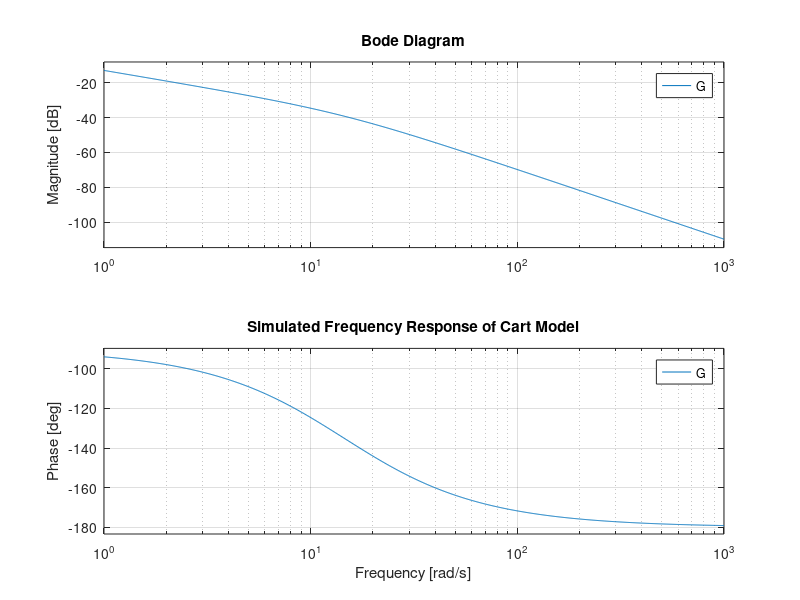

The MATLAB script that drew this image:
%Part 1
%Create Plant model
p = 1;
a1 = 0.3072;
a2 = 4.4516;
q = [a1 a2 0];
G = tf(p,q); %open loop plant model from lab 2
%Create frequency space
d1 = -3;
d2 = 3;
W = 10^d1;
for idx = d1:d2
W = [W (2:10)*10^idx];
end
%Plant Bode Plot
[G_mag, G_phase] = bode(G,W);
bode(G)
grid on
title('Simulated Frequency Response of Cart Model')
%Design Parameter settings
phi = 80; %phase margin (deg)
ws = 0.1; %sensitivity threshold freq (rad/sec)
sigma = 0.01; %sensitivity
wco = 8; %crossover freq (rad/sec)
%Design PID controller
i = find(W==wco); %find index in W vector
G_magnitude = G_mag(i);
disp(G_magnitude)
G_phi = G_phase(i); %phase of plant at wco
theta = -180 + phi - G_phi;
disp(theta)
tau_h = tan(theta*pi/180)/wco;
%disp(tau_h)
K_mag_wco = 1/G_mag(i); %Controller magnitude at wco
k = K_mag_wco/(sqrt((tau_h*wco)^2+1)); %lead gain
%figure;
%Lead_G = tf([k*tau_h k],q); %lead controller convolved with
%plant G
%bode(Lead_G,W)
%grid on
G_mag_ws = G_mag(find(W==ws)); %plant magnitude at ws
K_mag_ws = 1/(sigma*G_mag_ws); %controller mag at ws
tau_l = k/(ws*sqrt(K_mag_ws^2-k^2));
%test = 1/(k*sigma*G_mag(28));
%disp(test)
%Final PID gains
Kd = k*tau_h;
disp(Kd)
Kp = k*(1+tau_h/tau_l);
disp(Kp)
Ki = k/tau_l;
disp(Ki)
%Step and Frequency response plots
%figure
PID_G = tf([Kd Kp Ki],[q 0]);
%bode(PID_G,W)
%title('Frquency Response of L = KG')
%figure
%step(PID_G)
%grid on
%title('Step Response')
%Sensitivity
ps = [1 a1/a2 0 0];
qs = [1 (a1 + Kd)/a2 Kp/a2 Ki/a2];
S = tf(ps,qs);
%figure
%bode(S,W)
%grid on
%title('Sensitvity Frequency Response')
%figure
SYS = tf([Kd Kp Ki],[a1 (a2+Kd) Kp Ki]);
%step(SYS, 15)
%title('Step Response of L/(1+L)')